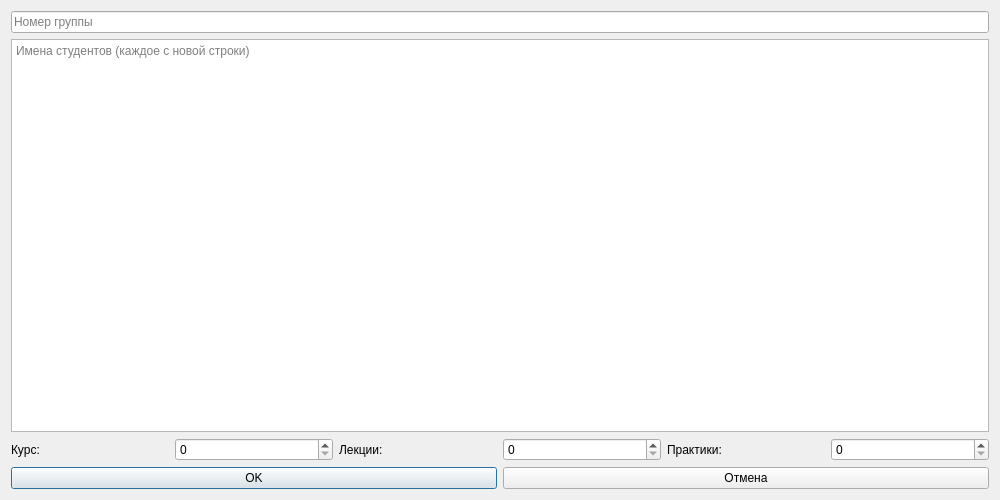
<?xml version="1.0" encoding="UTF-8"?>
<ui version="4.0">
 <class>AddGroupDialog</class>
 <widget class="QDialog" name="AddGroupDialog">
  <property name="geometry">
   <rect>
    <x>0</x>
    <y>0</y>
    <width>1000</width>
    <height>500</height>
   </rect>
  </property>
  <property name="windowTitle">
   <string>Добавить группу</string>
  </property>
  <layout class="QVBoxLayout">
   <item>
    <widget class="QLineEdit" name="groupNumberEdit">
     <property name="placeholderText">
      <string>Номер группы</string>
     </property>
    </widget>
   </item>
   <item>
    <widget class="QTextEdit" name="studentsEdit">
     <property name="placeholderText">
      <string>Имена студентов (каждое с новой строки)</string>
     </property>
    </widget>
   </item>
   <item>
    <layout class="QHBoxLayout">
     <item>
      <widget class="QLabel" name="label_2">
       <property name="text">
        <string>Курс:</string>
       </property>
      </widget>
     </item>
     <item>
      <widget class="QSpinBox" name="courseNumber"/>
     </item>
     <item>
      <widget class="QLabel" name="label">
       <property name="text">
        <string>Лекции:</string>
       </property>
      </widget>
     </item>
     <item>
      <widget class="QSpinBox" name="lecturesSpinBox"/>
     </item>
     <item>
      <widget class="QLabel" name="label">
       <property name="text">
        <string>Практики:</string>
       </property>
      </widget>
     </item>
     <item>
      <widget class="QSpinBox" name="practicesSpinBox"/>
     </item>
    </layout>
   </item>
   <item>
    <layout class="QHBoxLayout">
     <item>
      <widget class="QPushButton" name="okButton">
       <property name="text">
        <string>OK</string>
       </property>
      </widget>
     </item>
     <item>
      <widget class="QPushButton" name="cancelButton">
       <property name="text">
        <string>Отмена</string>
       </property>
      </widget>
     </item>
    </layout>
   </item>
  </layout>
 </widget>
 <resources/>
 <connections>
  <connection>
   <sender>okButton</sender>
   <signal>clicked()</signal>
   <receiver>AddGroupDialog</receiver>
   <slot>accept()</slot>
   <hints>
    <hint type="sourcelabel">
     <x>20</x>
     <y>20</y>
    </hint>
    <hint type="destinationlabel">
     <x>20</x>
     <y>20</y>
    </hint>
   </hints>
  </connection>
  <connection>
   <sender>cancelButton</sender>
   <signal>clicked()</signal>
   <receiver>AddGroupDialog</receiver>
   <slot>reject()</slot>
   <hints>
    <hint type="sourcelabel">
     <x>20</x>
     <y>20</y>
    </hint>
    <hint type="destinationlabel">
     <x>20</x>
     <y>20</y>
    </hint>
   </hints>
  </connection>
 </connections>
</ui>
